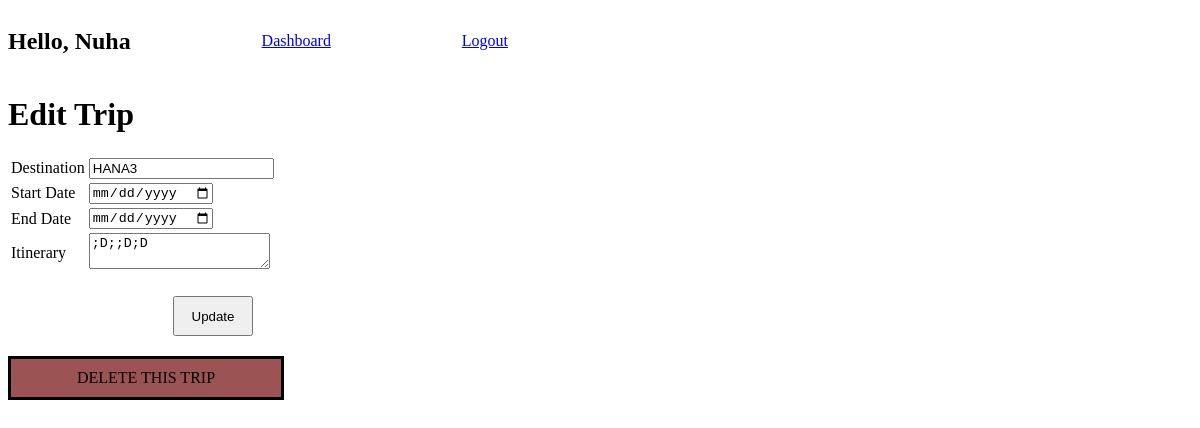
/trip/edit/6 (signed in), run on the app's committed database.
### exam/models.py (models this page shows)
class Users(models.Model):
    first_name = models.CharField(max_length=45)
    last_name = models.CharField(max_length=45)
    email = models.CharField(max_length=45)
    password = models.CharField(max_length=255)
    created_at = models.DateTimeField(auto_now_add=True)
    updated_date = models.DateTimeField(auto_now=True)
    objects = UsersManager()

class Dashboard(models.Model):
    traveler = models.ManyToManyField(Users,related_name='traveler')
    destination = models.TextField()
    organizer = models.ForeignKey(Users,related_name='organizer',on_delete=models.CASCADE)
    startDay = models.DateField()
    endDay = models.DateField()
    itinerary = models.TextField()
    created_at = models.DateTimeField(auto_now_add=True)
    updated_date = models.DateTimeField(auto_now=True)
    objects = DashManager()

### exam/views.py (the view)
# urls.py: path('trip/edit/<int:Tid>', views.edit,name='edit'),
def edit(request,Tid):
    dash = Dashboard.objects.get(id = Tid)
    user = Users.objects.get(id= request.session['userid'])
    return render(request,'editTrip.html',{'trip':dash,'user':user})

### exam/templates/editTrip.html (shortened to what this page needs)
<!DOCTYPE html>
<html lang="en">
<head>
    {% load static %}
    <link rel="stylesheet" href="{% static 'new.css' %}">
</head>
<body>
    <div class="header">
        <h2>Hello, {{user.first_name}}</h2>
        <a href="{%url 'dashboard'%}">Dashboard</a>
        <a href="{%url 'loginPage'%}">Logout</a>
    </div>
<div class="container">
    <h1>Edit Trip</h1>
    <form action="{% url 'editTrip' trip.id %}" method="POST">
    <table>
        <tr>
            <td>Destination</td>
            <td><input type="text" name="Edestination" value="{{trip.destination}}" required></td>
        </tr>
        <tr>
            <td>Start Date</td>
            <td><input type="date" name="EstartDay" value="{{trip.startDay}}" required></td>
        </tr>
        <tr>
            <td>End Date</td>
            <td><input type="date" name="EendDay" value="{{trip.endDay}}"  required></td>
        </tr>
        <tr>
            <td>Itinerary</td>
            <td><textarea name="Eitinerary" id="" required>{{trip.itinerary}}</textarea></td>
        </tr>
    </table>
    <button>Update</button>
</form>
    <a class="deletee" href="{% url 'deleteTrip' trip.id %}">DELETE THIS TRIP</a>
</div>
</body>
</html>

### exam/static/new.css (style rules this page uses)
.header { display: flex; align-items: center; justify-content: space-between; }
body { width: 500px; }
button { margin-left: 165px; margin-top: 20px; height: 40px; width: 80px; }
.deletee { display: block; background-color: rgb(155, 83, 83); border: solid black; color: black; width: 250px; padding: 10px; text-align: center; margin-top: 20px; text-decoration: none; }

### data on the page
Users: first_name "Nuha"
Dashboard: Edestination "HANA3", Eitinerary ";D;;D;D"
